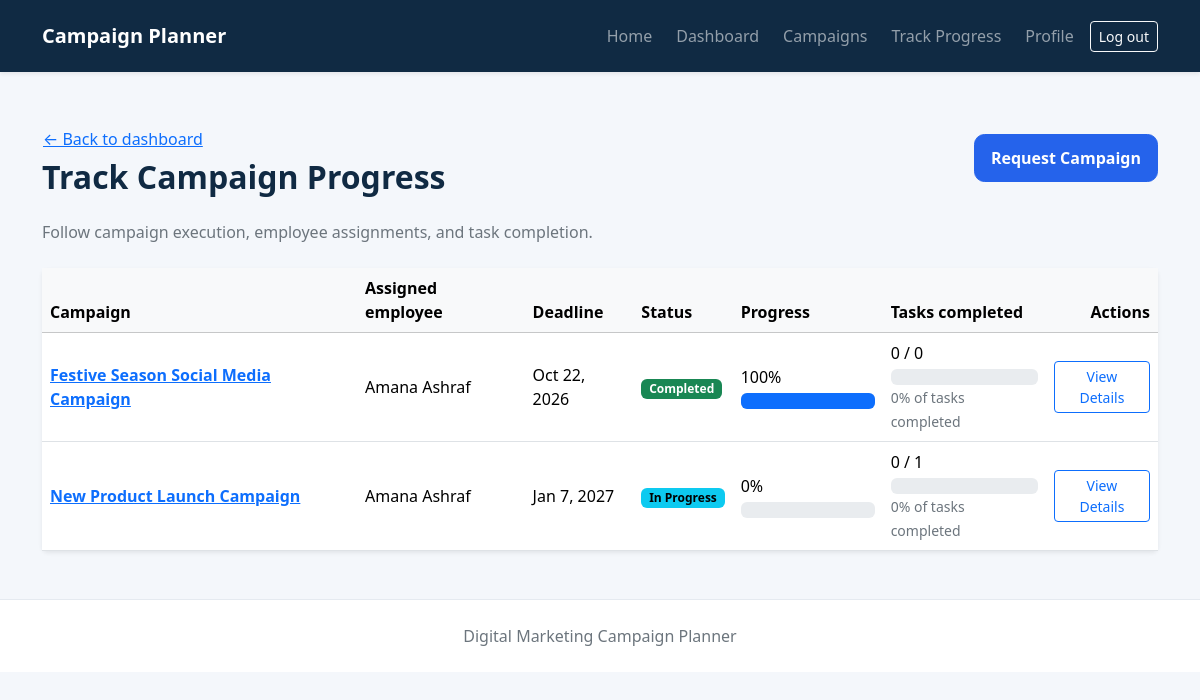
Screenshot of /client/campaigns/track/ (signed in) with the database file from the repository.
### campaigns/models.py (models this page shows, shortened)
class Campaign(models.Model):
    class Status(models.TextChoices):
        PENDING = "pending", "Pending"
        APPROVED = "approved", "Approved"
        REJECTED = "rejected", "Rejected"
        IN_PROGRESS = "in_progress", "In Progress"
        COMPLETED = "completed", "Completed"
    client = models.ForeignKey(
        settings.AUTH_USER_MODEL,
        on_delete=models.CASCADE,
        related_name="campaigns",
    )
    name = models.CharField(max_length=200)
    description = models.TextField()
    campaign_type = models.CharField(max_length=100, blank=True)
    product_service_name = models.CharField("Product / Service Name", max_length=255, blank=True)
    target_audience = models.CharField(max_length=255, blank=True)
    platforms = models.CharField(max_length=255, blank=True)
    campaign_goal = models.TextField(blank=True)
    budget = models.DecimalField(max_digits=12, decimal_places=2, null=True, blank=True)
    start_date = models.DateField(null=True, blank=True)
    end_date = models.DateField(null=True, blank=True)
    assigned_employee = models.ForeignKey(
        EmployeeProfile,
        on_delete=models.SET_NULL,
        related_name="assigned_campaigns",
        null=True,
        blank=True,
    )
    progress_percentage = models.PositiveSmallIntegerField(
        default=0,
        validators=(MinValueValidator(0), MaxValueValidator(100)),
    )
    status = models.CharField(
        max_length=20,
        choices=Status.choices,
        default=Status.PENDING,
    )
    created_at = models.DateTimeField(auto_now_add=True)
    updated_at = models.DateTimeField(auto_now=True)
    is_archived = models.BooleanField(default=False)
    class Meta:
        ordering = ("-created_at",)

class EmployeeProfile(models.Model):
    user = models.OneToOneField(
        settings.AUTH_USER_MODEL,
        on_delete=models.CASCADE,
        related_name="employee_profile",
    )
    job_title = models.CharField(max_length=100, blank=True)
    phone = models.CharField(max_length=30, blank=True)
    def __str__(self):
        return self.user.get_full_name() or self.user.username

### campaigns/views.py (the view)
# urls.py: path('client/campaigns/', views.client_campaign_list, name='client_campaign_list'),
@client_required
@require_GET
def client_campaign_list(request, tracking=False):
    campaigns = _client_campaigns(request.user)
    if tracking:
        campaigns = _with_task_counts(campaigns)
    return render(request, "campaigns/client_campaign_list.html", {
        "campaigns": campaigns, "tracking": tracking,
    })

### campaigns/views.py (called while the page is built)
def is_client(user):
    return (
        user.is_authenticated
        and not user.is_staff
        and not user.is_superuser
        and not hasattr(user, "employee_profile")
    )

def _client_campaigns(user):
    return Campaign.objects.filter(client=user).select_related("assigned_employee__user")

def _with_task_counts(campaigns):
    return campaigns.annotate(
        total_tasks=Count("tasks", distinct=True),
        completed_tasks=Count("tasks", filter=Q(tasks__status=Task.Status.COMPLETED), distinct=True),
    )

### .dist/final-controlled-enhancement/source-before/campaigns/templates/campaigns/client_campaign_list.html (shortened to what this page needs)
{% extends 'campaigns/base.html' %}
{% block content %}
<main class="py-5">
    <div class="container">
        <div class="d-flex flex-wrap justify-content-between align-items-center gap-3 mb-4">
            <div><a class="btn btn-link px-0" href="{% url 'client_dashboard' %}">&larr; Back to dashboard</a><h1 class="h2 fw-bold mb-0">{% if tracking %}Track Campaign Progress{% else %}My Campaigns{% endif %}</h1></div>
            <a class="btn btn-primary" href="{% url 'campaign_request' %}">Request Campaign</a>
        </div>
        <p class="text-secondary mb-4">{% if tracking %}Follow campaign execution, employee assignments, and task completion.{% else %}An overview of your campaign requests, dates, and current status.{% endif %}</p>
        <div class="card border-0 shadow-sm">
            <div class="table-responsive">
                <table class="table table-hover align-middle mb-0">
                    <thead class="table-light"><tr><th>Campaign</th><th>{% if tracking %}Assigned employee{% else %}Submitted{% endif %}</th><th>Deadline</th><th>Status</th><th>Progress</th>{% if tracking %}<th>Tasks completed</th>{% endif %}<th class="text-end">Actions</th></tr></thead>
                    <tbody>
                        {% for campaign in campaigns %}
                            <tr>
                                <td class="fw-semibold"><a href="{% url 'client_campaign_detail' campaign.id %}">{{ campaign.name }}</a></td>
                                <td>{% if tracking %}{{ campaign.assigned_employee|default:"Not assigned" }}{% else %}{{ campaign.created_at|date:"M j, Y" }}{% endif %}</td>
                                <td>{{ campaign.end_date|date:"M j, Y"|default:"Not specified" }}</td>
                                <td>{% include 'campaigns/includes/status_badge.html' with status=campaign.status label=campaign.get_status_display extra_classes="align-self-start" only %}</td>
                                <td style="min-width:150px">{{ campaign.progress_percentage }}%{% if tracking %}<div class="progress mt-1" role="progressbar" aria-label="Campaign progress" aria-valuenow="{{ campaign.progress_percentage }}" aria-valuemin="0" aria-valuemax="100"><div class="progress-bar" style="width:{{ campaign.progress_percentage }}%"></div></div>{% endif %}</td>
                                {% if tracking %}<td style="min-width:150px">{% widthratio campaign.completed_tasks campaign.total_tasks 100 as task_percentage %}{{ campaign.completed_tasks }} / {{ campaign.total_tasks }}<div class="progress mt-1" role="progressbar" aria-label="Task completion" aria-valuenow="{{ task_percentage }}" aria-valuemin="0" aria-valuemax="100"><div class="progress-bar bg-success" style="width:{{ task_percentage }}%"></div></div><small class="text-secondary">{{ task_percentage }}% of tasks completed</small></td>{% endif %}
                                <td class="text-end"><a class="btn btn-sm btn-outline-primary" href="{% url 'client_campaign_detail' campaign.id %}">View Details</a></td>
                            </tr>
                        {% empty %}
                            <tr><td class="text-center text-secondary py-5" colspan="{% if tracking %}7{% else %}6{% endif %}">No campaigns found. You have not submitted any campaign requests yet.</td></tr>
                        {% endfor %}
                    </tbody>
                </table>
            </div>
        </div>
    </div>
</main>
{% endblock %}

### .dist/final-controlled-enhancement/source-before/campaigns/templates/campaigns/includes/status_badge.html
<span class="badge {% if status == 'completed' %}text-bg-success{% elif status == 'approved' %}text-bg-primary{% elif status == 'in_progress' %}text-bg-info{% elif status == 'rejected' %}text-bg-danger{% elif status == 'pending' %}text-bg-warning{% else %}text-bg-secondary{% endif %} {{ extra_classes }}">{{ label }}</span>

### campaigns/static/campaigns/css/home.css (style rules this page uses)
:root { --brand-dark: #102a43; --brand-primary: #2563eb; --brand-accent: #22c55e; --page-background: #f4f7fb; }
body { background: var(--page-background); color: var(--brand-dark); font-family: system-ui, -apple-system, "Segoe UI", sans-serif; }
.btn-primary { background: var(--brand-primary); border-color: var(--brand-primary); border-radius: 0.65rem; font-weight: 600; padding: 0.7rem 1rem; }

### rows the page displays
Campaign: name "Festive Season Social Media Campaign", assigned_employee "Amana Ashraf", end_date "Oct 22, 2026", status "Completed", progress_percentage "100", completed_tasks "0", total_tasks "0", is_archived "0"
Campaign: name "New Product Launch Campaign", assigned_employee "Amana Ashraf", end_date "Jan 7, 2027", label "In Progress", progress_percentage "0", completed_tasks "0", total_tasks "1", task_percentage "0"
